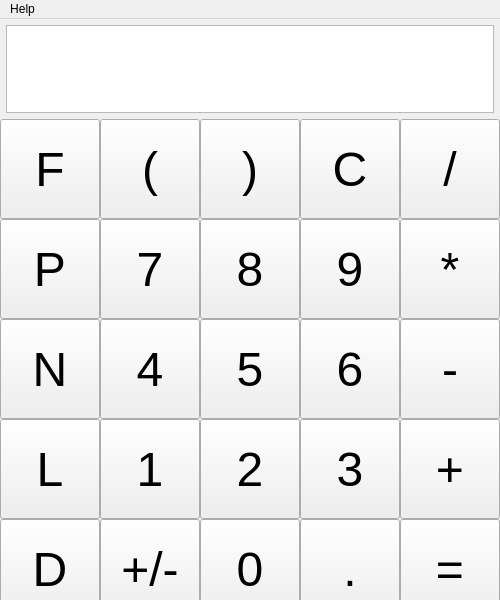
<?xml version="1.0" encoding="UTF-8"?>
<ui version="4.0">
  <class>MainWindow</class>

  <widget class="QMainWindow" name="MainWindow">

    <property name="geometry">
      <rect>
	<x>0</x>
	<y>0</y>
	<width>500</width>
	<height>600</height>
      </rect>
    </property>

    <property name="windowTitle">
      <string>ENGN2912B 2017 | QtCalc2</string>
    </property>

    <widget class="QWidget" name="centralwidget">

      <!--- row 0 -->
      <!--- [      ] -->

      <widget class="QTextEdit" name="displayTextEdit">
	<property name="geometry">
	  <rect>
	    <x>6</x>
	    <y>6</y>
	    <width>488</width>
	    <height>88</height>
	  </rect>
	</property>
	<property name="text">
	  <string></string>
	</property>
	<property name="font">
	  <font><pointsize>36</pointsize></font>
	</property>
	<property name="alignment">
	  <set>Qt::AlignCenter</set>
	</property>
      </widget> <!-- "displayLabel" -->

      <!--- row 1 -->
      <!--- [P][(][)][C][/] -->

      <widget class="QPushButton" name="firstExprButton">
	<property name="geometry">
	  <rect>
	    <x>0</x>
	    <y>100</y>
	    <width>100</width>
	    <height>100</height>
	  </rect>
	</property>
	<property name="font">
	  <font><pointsize>36</pointsize></font>
	</property>
	<property name="text">
	  <string>F</string>
	</property>
      </widget>

      <widget class="QPushButton" name="leftParenButton">
	<property name="geometry">
	  <rect>
	    <x>100</x>
	    <y>100</y>
	    <width>100</width>
	    <height>100</height>
	  </rect>
	</property>
	<property name="font">
	  <font><pointsize>36</pointsize></font>
	</property>
	<property name="text">
	  <string>(</string>
	</property>
      </widget>

      <widget class="QPushButton" name="rightParenButton">
	<property name="geometry">
	  <rect>
	    <x>200</x>
	    <y>100</y>
	    <width>100</width>
	    <height>100</height>
	  </rect>
	</property>
	<property name="font">
	  <font><pointsize>36</pointsize></font>
	</property>
	<property name="text">
	  <string>)</string>
	</property>
      </widget>

      <widget class="QPushButton" name="clearButton">
	<property name="geometry">
	  <rect>
	    <x>300</x>
	    <y>100</y>
	    <width>100</width>
	    <height>100</height>
	  </rect>
	</property>
	<property name="font">
	  <font><pointsize>36</pointsize></font>
	</property>
	<property name="text">
	  <string>C</string>
	</property>
      </widget>

      <widget class="QPushButton" name="divideButton">
	<property name="geometry">
	  <rect>
	    <x>400</x>
	    <y>100</y>
	    <width>100</width>
	    <height>100</height>
	  </rect>
	</property>
	<property name="font">
	  <font><pointsize>36</pointsize></font>
	</property>
	<property name="text">
	  <string>/</string>
	</property>
      </widget>

      <!--- row 2 -->
      <!--- [N][7][8][9][*] -->

      <widget class="QPushButton" name="prevExprButton">
	<property name="geometry">
	  <rect>
	    <x>0</x>
	    <y>200</y>
	    <width>100</width>
	    <height>100</height>
	  </rect>
	</property>
	<property name="font">
	  <font><pointsize>36</pointsize></font>
	</property>
	<property name="text">
	  <string>P</string>
	</property>
      </widget>

      <widget class="QPushButton" name="number7Button">
	<property name="geometry">
	  <rect>
	    <x>100</x>
	    <y>200</y>
	    <width>100</width>
	    <height>100</height>
	  </rect>
	</property>
	<property name="font">
	  <font><pointsize>36</pointsize></font>
	</property>
	<property name="text">
	  <string>7</string>
	</property>
      </widget>

      <widget class="QPushButton" name="number8Button">
	<property name="geometry">
	  <rect>
	    <x>200</x>
	    <y>200</y>
	    <width>100</width>
	    <height>100</height>
	  </rect>
	</property>
	<property name="font">
	  <font><pointsize>36</pointsize></font>
	</property>
	<property name="text">
	  <string>8</string>
	</property>
      </widget>

      <widget class="QPushButton" name="number9Button">
	<property name="geometry">
	  <rect>
	    <x>300</x>
	    <y>200</y>
	    <width>100</width>
	    <height>100</height>
	  </rect>
	</property>
	<property name="font">
	  <font><pointsize>36</pointsize></font>
	</property>
	<property name="text">
	  <string>9</string>
	</property>
      </widget>

      <widget class="QPushButton" name="multiplyButton">
	<property name="geometry">
	  <rect>
	    <x>400</x>
	    <y>200</y>
	    <width>100</width>
	    <height>100</height>
	  </rect>
	</property>
	<property name="font">
	  <font><pointsize>36</pointsize></font>
	</property>
	<property name="text">
	  <string>*</string>
	</property>
      </widget>

      <!--- row 3 -->
      <!--- [F][4][5][6][-] -->

      <widget class="QPushButton" name="nextExprButton">
	<property name="geometry">
	  <rect>
	    <x>0</x>
	    <y>300</y>
	    <width>100</width>
	    <height>100</height>
	  </rect>
	</property>
	<property name="font">
	  <font><pointsize>36</pointsize></font>
	</property>
	<property name="text">
	  <string>N</string>
	</property>
      </widget>

      <widget class="QPushButton" name="number4Button">
	<property name="geometry">
	  <rect>
	    <x>100</x>
	    <y>300</y>
	    <width>100</width>
	    <height>100</height>
	  </rect>
	</property>
	<property name="font">
	  <font><pointsize>36</pointsize></font>
	</property>
	<property name="text">
	  <string>4</string>
	</property>
      </widget>

      <widget class="QPushButton" name="number5Button">
	<property name="geometry">
	  <rect>
	    <x>200</x>
	    <y>300</y>
	    <width>100</width>
	    <height>100</height>
	  </rect>
	</property>
	<property name="font">
	  <font><pointsize>36</pointsize></font>
	</property>
	<property name="text">
	  <string>5</string>
	</property>
      </widget>

      <widget class="QPushButton" name="number6Button">
	<property name="geometry">
	  <rect>
	    <x>300</x>
	    <y>300</y>
	    <width>100</width>
	    <height>100</height>
	  </rect>
	</property>
	<property name="font">
	  <font><pointsize>36</pointsize></font>
	</property>
	<property name="text">
	  <string>6</string>
	</property>
      </widget>

      <widget class="QPushButton" name="subtractButton">
	<property name="geometry">
	  <rect>
	    <x>400</x>
	    <y>300</y>
	    <width>100</width>
	    <height>100</height>
	  </rect>
	</property>
	<property name="font">
	  <font><pointsize>36</pointsize></font>
	</property>
	<property name="text">
	  <string>-</string>
	</property>
      </widget>

      <!--- row 4 -->
      <!--- [L][1][2][3][+] -->

      <widget class="QPushButton" name="lastExprButton">
	<property name="geometry">
	  <rect>
	    <x>0</x>
	    <y>400</y>
	    <width>100</width>
	    <height>100</height>
	  </rect>
	</property>
	<property name="font">
	  <font><pointsize>36</pointsize></font>
	</property>
	<property name="text">
	  <string>L</string>
	</property>
      </widget>

      <widget class="QPushButton" name="number1Button">
	<property name="geometry">
	  <rect>
	    <x>100</x>
	    <y>400</y>
	    <width>100</width>
	    <height>100</height>
	  </rect>
	</property>
	<property name="font">
	  <font><pointsize>36</pointsize></font>
	</property>
	<property name="text">
	  <string>1</string>
	</property>
      </widget>

      <widget class="QPushButton" name="number2Button">
	<property name="geometry">
	  <rect>
	    <x>200</x>
	    <y>400</y>
	    <width>100</width>
	    <height>100</height>
	  </rect>
	</property>
	<property name="font">
	  <font><pointsize>36</pointsize></font>
	</property>
	<property name="text">
	  <string>2</string>
	</property>
      </widget>

      <widget class="QPushButton" name="number3Button">
	<property name="geometry">
	  <rect>
	    <x>300</x>
	    <y>400</y>
	    <width>100</width>
	    <height>100</height>
	  </rect>
	</property>
	<property name="font">
	  <font><pointsize>36</pointsize></font>
	</property>
	<property name="text">
	  <string>3</string>
	</property>
      </widget>

      <widget class="QPushButton" name="addButton">
	<property name="geometry">
	  <rect>
	    <x>400</x>
	    <y>400</y>
	    <width>100</width>
	    <height>100</height>
	  </rect>
	</property>
	<property name="font">
	  <font><pointsize>36</pointsize></font>
	</property>
	<property name="text">
	  <string>+</string>
	</property>
      </widget>

      <!--- row 5 -->
      <!--- [CE][+/-][0][.][=] -->

      <widget class="QPushButton" name="delExprButton">
	<property name="geometry">
	  <rect>
	    <x>0</x>
	    <y>500</y>
	    <width>100</width>
	    <height>100</height>
	  </rect>
	</property>
	<property name="font">
	  <font><pointsize>36</pointsize></font>
	</property>
	<property name="text">
	  <string>D</string>
	</property>
      </widget>

      <widget class="QPushButton" name="changeSignButton">
	<property name="geometry">
	  <rect>
	    <x>100</x>
	    <y>500</y>
	    <width>100</width>
	    <height>100</height>
	  </rect>
	</property>
	<property name="font">
	  <font><pointsize>36</pointsize></font>
	</property>
	<property name="text">
	  <string>+/-</string>
	</property>
      </widget>

      <widget class="QPushButton" name="number0Button">
	<property name="geometry">
	  <rect>
	    <x>200</x>
	    <y>500</y>
	    <width>100</width>
	    <height>100</height>
	  </rect>
	</property>
	<property name="font">
	  <font><pointsize>36</pointsize></font>
	</property>
	<property name="text">
	  <string>0</string>
	</property>
      </widget>

      <widget class="QPushButton" name="decimalPointButton">
	<property name="geometry">
	  <rect>
	    <x>300</x>
	    <y>500</y>
	    <width>100</width>
	    <height>100</height>
	  </rect>
	</property>
	<property name="font">
	  <font><pointsize>36</pointsize></font>
	</property>
	<property name="text">
	  <string>.</string>
	</property>
      </widget>

      <widget class="QPushButton" name="evaluateButton">
	<property name="geometry">
	  <rect>
	    <x>400</x>
	    <y>500</y>
	    <width>100</width>
	    <height>100</height>
	  </rect>
	</property>
	<property name="font">
	  <font><pointsize>36</pointsize></font>
	</property>
	<property name="text">
	  <string>=</string>
	</property>
      </widget>

    </widget> <!-- "centralwidget" -->

    <widget class="QMenuBar" name="menubar">

      <property name="geometry">
	<rect>
	  <x>0</x>
	  <y>0</y>
	  <width>500</width>
	  <height>22</height>
	</rect>
      </property>

      <widget class="QMenu" name="menuHelp">
	<property name="title">
	  <string>Help</string>
	</property>
	<addaction name="about_action"/>
      </widget>

      <addaction name="menuHelp"/>

    </widget> <!-- menubar -->

    <!-- widget class="QStatusBar" name="statusbar" / -->

    <action name="about_action">
      <property name="text">
	<string>About...</string>
      </property>
    </action>

  </widget> <!--  "MainWindow" -->
  <resources/>
  <connections/>
</ui>
